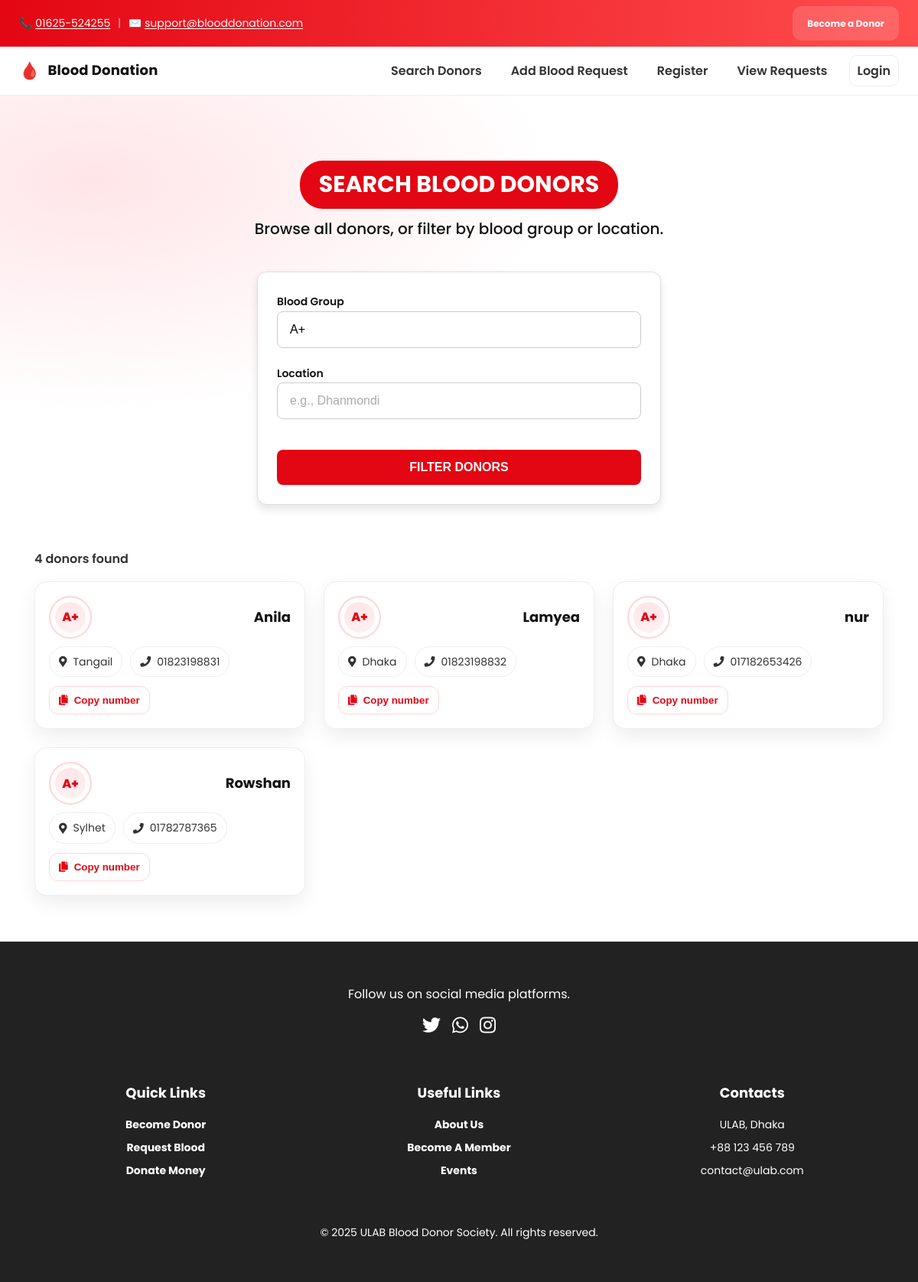
The app's page /search.php?blood_group=A+ with its own data.
### tables this page shows
CREATE TABLE `donors` (
  `id` int(11) NOT NULL,
  `user_id` int(11) DEFAULT NULL,
  `age` int(11) DEFAULT NULL,
  `gender` varchar(10) DEFAULT NULL,
  `blood_group` varchar(5) DEFAULT NULL,
  `contact` varchar(20) DEFAULT NULL,
  `location` varchar(100) DEFAULT NULL
);

CREATE TABLE `users` (
  `id` int(11) NOT NULL,
  `name` varchar(100) DEFAULT NULL,
  `email` varchar(100) DEFAULT NULL,
  `password` varchar(255) DEFAULT NULL,
  `role` enum('donor','seeker') DEFAULT NULL,
  `created_at` timestamp NOT NULL DEFAULT current_timestamp()
);

### search.php (the view, shortened to what this page needs)
<?php
include 'db.php';
$blood_group = isset($_GET['blood_group']) ? trim($_GET['blood_group']) : '';
$location    = isset($_GET['location']) ? trim($_GET['location']) : '';
$sql = "SELECT u.name, d.blood_group, d.location, d.contact
        FROM donors d
        JOIN users u ON u.id = d.user_id
        WHERE 1=1";
$types = '';
$params = [];
if ($blood_group !== '') {
  $sql .= " AND d.blood_group LIKE ?";
  $types .= 's';
  $params[] = '%' . $blood_group . '%';
}
$sql .= " ORDER BY u.name ASC";
$stmt = mysqli_prepare($conn, $sql);
if ($types !== '') {
  mysqli_stmt_bind_param($stmt, $types, ...$params);
}
mysqli_stmt_execute($stmt);
$result = mysqli_stmt_get_result($stmt);
$donors = [];
if ($result) {
  while ($row = mysqli_fetch_assoc($result)) {
    $donors[] = $row;
  }
}
$total = count($donors);
?>
<!DOCTYPE html>
<html lang="en">
<head>
  <link rel="stylesheet" href="style.css" />
  <link rel="stylesheet" href="https://cdnjs.cloudflare.com/ajax/libs/font-awesome/5.15.3/css/all.min.css">
</head>
<body>
  <div class="topbar">
    <div class="container topbar__inner">
      <div class="topbar__contact">
        <span>📞 <a href="tel:01625524255">01625-524255</a></span>
        <span class="divider">|</span>
        <span>✉️ <a href="mailto:support@blooddonation.com">support@blooddonation.com</a></span>
      </div>
      <div class="topbar__cta">
        <a class="btn btn-xxs btn-light" href="register.php" aria-label="Become a donor">Become a Donor</a>
      </div>
    </div>
  </div>
  <header class="site-header">
    <div class="container header__inner">
      <a href="index.php" class="brand" aria-label="Home">
        <span class="brand__mark">🩸</span>
        <span class="brand__text">Blood Donation</span>
      </a>
      <nav id="site-nav" class="nav">
        <ul>
          <li><a href="search.php">Search Donors</a></li>
          <li><a href="request_blood.php">Add Blood Request</a></li>
          <li><a href="register.php">Register</a></li>
          <li><a href="view_requests.php">View Requests</a></li>
          <?php if (isset($_SESSION['user_id'])): ?>
            <li><a href="logout.php" class="btn-link">Logout</a></li>
          <?php else: ?>
            <li><a href="login.php" class="btn-link">Login</a></li>
          <?php endif; ?>
        </ul>
      </nav>
    </div>
  </header>
  <main class="search-page page-blush">
    <div class="container">
      <div class="search-header">
        <h2>Search Blood Donors</h2>
        <p class="description">Browse all donors, or filter by blood group or location.</p>
      </div>
      <form class="search-form" method="GET" action="">
        <div>
          <label for="blood_group">Blood Group</label>
          <input type="text" id="blood_group" name="blood_group"
                 value="<?php echo htmlspecialchars($blood_group); ?>"
                 placeholder="e.g., A+, O-, B">
        </div>
        <div>
          <label for="location">Location</label>
          <input type="text" id="location" name="location"
                 value="<?php echo htmlspecialchars($location); ?>"
                 placeholder="e.g., Dhanmondi">
        </div>
        <button type="submit" class="btn btn-submit">Filter Donors</button>
      </form>
    </div>
    <div class="container results-container">
      <div class="results-meta">
        <?php if ($total > 0): ?>
          <?php echo $total; ?> donor<?php echo $total>1?'s':''; ?> found
        <?php else: ?>
          No donors match your filters.
        <?php endif; ?>
      </div>
      <?php if ($total > 0): ?>
        <div class="donor-cards">
          <?php foreach ($donors as $d): ?>
            <?php
              $n = htmlspecialchars($d['name']);
              $bg = htmlspecialchars($d['blood_group']);
              $loc = htmlspecialchars($d['location']);
              $phone = htmlspecialchars($d['contact']);
            ?>
            <article class="donor-card" aria-label="Donor card">
              <div class="donor-card__row">
                <div class="donor-badge" title="Blood group">
                  <?php echo $bg !== '' ? $bg : '—'; ?>
                </div>
                <div class="donor-name"><?php echo $n; ?></div>
              </div>
              <div class="donor-meta">
                <span class="chip" title="Location">
                  <i class="fas fa-map-marker-alt" aria-hidden="true"></i><?php echo $loc !== '' ? $loc : 'Not specified'; ?>
                </span>
                <span class="chip" title="Contact">
                  <i class="fas fa-phone" aria-hidden="true"></i><?php echo $phone !== '' ? $phone : 'Not provided'; ?>
                </span>
              </div>
              <div class="donor-actions">
                <?php if ($phone !== ''): ?>
                  <button class="btn-copy" type="button" data-phone="<?php echo $phone; ?>">
                    <i class="fas fa-copy"></i> Copy number
                  </button>
                <?php endif; ?>
              </div>
            </article>
          <?php endforeach; ?>
        </div>
      <?php else: ?>
        <div class="no-donors">No donors found.</div>
      <?php endif; ?>
    </div>
  </main>
  <footer class="site-footer">
    <div class="container footer__inner">
      <div class="footer__social">
        <p>Follow us on social media platforms.</p>
        <div class="social-icons">
          <a href="twitter-link"><i class="fab fa-twitter"></i></a>
          <a href="whatsapp-link"><i class="fab fa-whatsapp"></i></a>
          <a href="instagram-link"><i class="fab fa-instagram"></i></a>
        </div>
      </div>
      <div class="footer__links">
        <div class="footer__column">
          <h4>Quick Links</h4>
          <ul>
            <li><a href="become-donor.php">Become Donor</a></li>
            <li><a href="request-blood.php">Request Blood</a></li>
            <li><a href="donate-money.php">Donate Money</a></li>
          </ul>
        </div>
        <div class="footer__column">
          <h4>Useful Links</h4>
          <ul>
            <li><a href="about-us.php">About Us</a></li>
            <li><a href="become-member.php">Become A Member</a></li>
            <li><a href="events.php">Events</a></li>
          </ul>
        </div>
        <div class="footer__column">
          <h4>Contacts</h4>
          <ul>
            <li>ULAB, Dhaka</li>
            <li>+88 123 456 789</li>
            <li>contact@ulab.com</li>
          </ul>
        </div>
      </div>
      <p>&copy; <?php echo date('Y'); ?> ULAB Blood Donor Society. All rights reserved.</p>
    </div>
  </footer>
</body>
</html>

### search.php (style rules this page uses)
.search-page .container.results-container { max-width: 1150px; }
.donor-cards { width:100%; display:grid; grid-template-columns: repeat(3, minmax(0, 1fr)); gap:24px; margin-top:16px; }
.results-meta { margin:18px 0 8px; font-weight:600; color:var(--ink-2); }
.donor-card { background:#fff; border:1px solid var(--line); border-radius:16px; box-shadow: var(--shadow); padding:18px; transition: transform .15s ease, box-shadow .2s ease, border-color .2s ease; }
.donor-card__row { display:flex; align-items:center; justify-content:space-between; gap:12px; }
.donor-badge { display:inline-flex; align-items:center; justify-content:center; min-width:56px; height:56px; border-radius:999px; font-weight:800; border:2px solid #ffd5d8; box-shadow: inset 0 0 0 6px #fff; background: radial-gradient(240px 120px at 30% 20%, #ffe5e8 0%, #fff 70%); color: var(--brand); }
.donor-name { font-size:18px; font-weight:700; color:var(--ink); }
.donor-meta { margin-top:10px; display:flex; flex-wrap:wrap; gap:10px; }
.donor-meta .chip { display:inline-flex; align-items:center; gap:8px; background:#fff; border:1px solid var(--line); border-radius:999px; padding:8px 12px; font-size:14px; color:var(--ink-2); }
.donor-actions { margin-top:12px; display:flex; gap:10px; flex-wrap:wrap; }
.btn-copy { display:inline-flex; align-items:center; gap:8px; border:1px solid #ffd5d8; border-radius:12px; padding:10px 12px; font-weight:700; background:#fff; color:var(--brand); transition: background .2s ease, border-color .2s ease, transform .04s ease; cursor:pointer; text-decoration:none; }

### records on screen
donors: blood_group "A+", user.name "Anila", location "Tangail", contact "01823198831"
donors: blood_group "A+", user.name "Lamyea", location "Dhaka", contact "01823198832"
donors: blood_group "A+", user.name "nur", location "Dhaka", contact "017182653426"
donors: blood_group "A+", user.name "Rowshan", location "Sylhet", contact "01782787365"

### other values on screen
$total "4"
